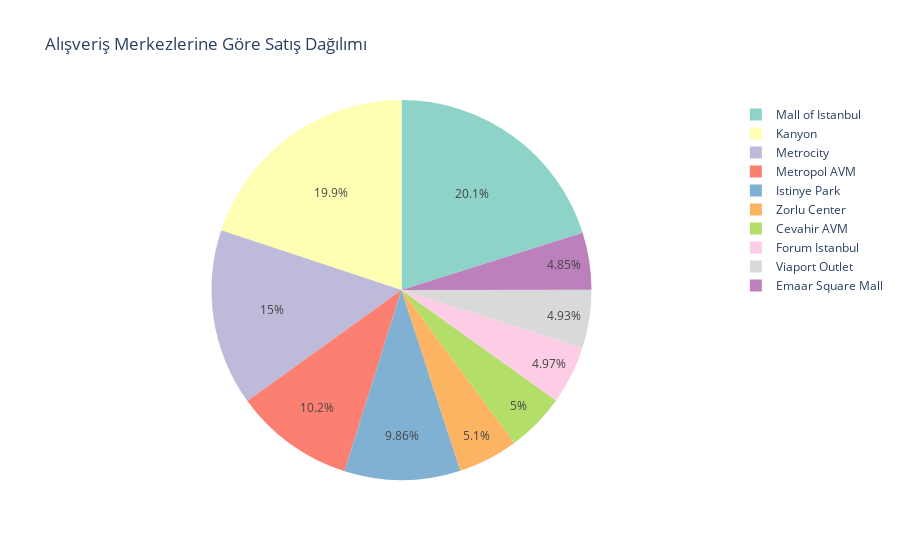

Write notebook code for a chart like this one.
### Code cell
sales_by_mall = dff.groupby('shopping_mall')['quantity'].sum().reset_index()# Her ürün için satış sayısını hesaplama
sales_by_mall = sales_by_mall.sort_values('quantity', ascending=False)# Satış sayısına göre ürünleri sıralama
fig = px.pie(sales_by_mall, values='quantity', names='shopping_mall',# Pasta grafiğini oluşturma
             title='Alışveriş Merkezlerine Göre Satış Dağılımı',
                 color_discrete_sequence = px.colors.qualitative.Set3)
fig.show()# Grafiği gösterin

### Figure 1 — Plotly figure (JSON) as saved in the notebook; plotly's stock layout.template omitted (floating-point values rounded to 4 significant figures)
{"data": [{"domain": {"x": [0, 1], "y": [0, 1]}, "hovertemplate": "shopping_mall=%{label}<br>quantity=%{value}<extra></extra>", "labels": ["Mall of Istanbul", "Kanyon", "Metrocity", "Metropol AVM", "Istinye Park", "Zorlu Center", "Cevahir AVM", "Forum Istanbul", "Viaport Outlet", "Emaar Square Mall"], "legendgroup": "", "name": "", "showlegend": true, "type": "pie", "values": [60114, 59457, 44894, 30530, 29465, 15234, 14949, 14852, 14716, 14501]}], "layout": {"autosize": true, "legend": {"tracegroupgap": 0}, "piecolorway": ["rgb(141,211,199)", "rgb(255,255,179)", "rgb(190,186,218)", "rgb(251,128,114)", "rgb(128,177,211)", "rgb(253,180,98)", "rgb(179,222,105)", "rgb(252,205,229)", "rgb(217,217,217)", "rgb(188,128,189)", "rgb(204,235,197)", "rgb(255,237,111)"], "title": {"text": "Alışveriş Merkezlerine Göre Satış Dağılımı"}}}
